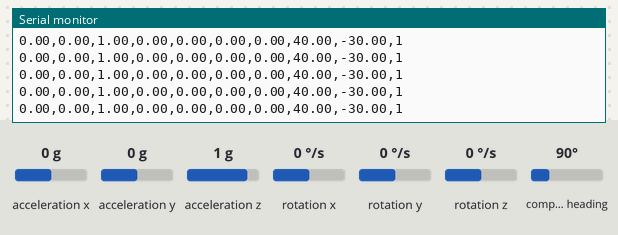
Bench run of a sketch on a simulated Arduino Nano 33 BLE. On the bench: the last lines printed to the serial monitor. The test bench sets the inputs (shaded band); at power-on: acceleration x 0 g, acceleration y 0 g, acceleration z 1 g, rotation x 0 °/s, rotation y 0 °/s, rotation z 0 °/s, compass heading 90°.

Above: at 1.2 s.
1.3 s: acceleration x set to -1.4 g
At 1.59 s:
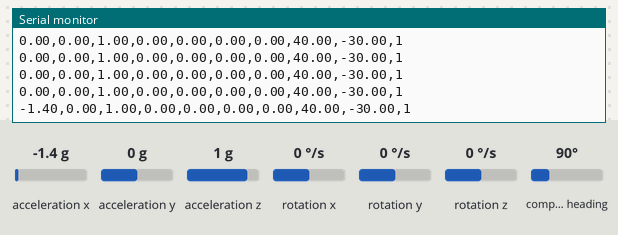
2.8 s: acceleration y set to -1.4 g
At 2.81 s:
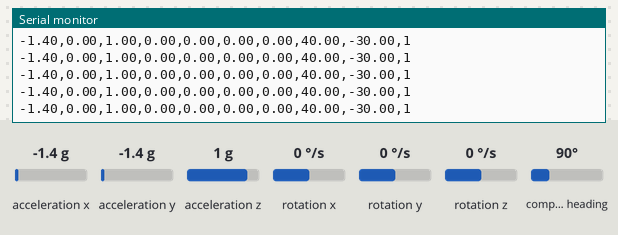
4.3 s: acceleration z set to -1.4 g
At 4.45 s:
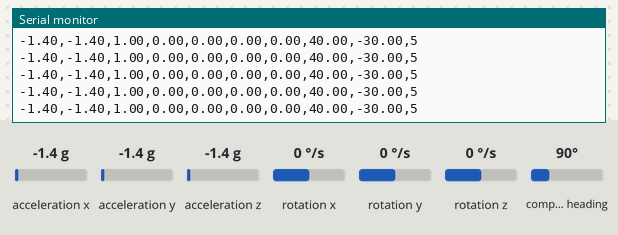
5.8 s: rotation x set to -192 °/s
At 5.87 s:
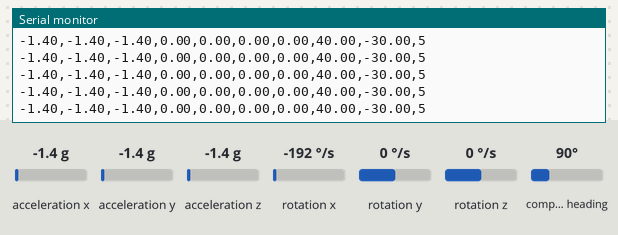
7.3 s: rotation y set to -192 °/s
At 7.3 s:
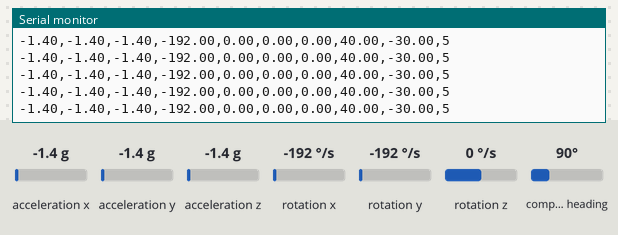

Measured:
- after the input at 1.3 s, the serial monitor: prints a new line after 0.13 s (image 1)

The sketch:

5_position_data_collection.ino
```cpp
#include <Arduino_LSM9DS1.h>                                        // IMU Sensor Library

float accel_x, accel_y, accel_z, mag_x, mag_y, mag_z, gyro_x, gyro_y, gyro_z;             //Variables to store IMU readings
int ThetaY=0;                                                        //Variable to store theta (in degrees)
int ThetaZ=0;
#define PI 3.1415926535897932384626433832795                        //Constant PI

void setup() {
  Serial.begin(115200);
  while (!Serial);
  Serial.println("Started");
  if (!IMU.begin()) {
    Serial.println("Failed to initialize IMU!");                    //Initialize IMU Sensor
    while (1);
  }

}

void loop() {
  if (IMU.accelerationAvailable() & IMU.gyroscopeAvailable() & IMU.magneticFieldAvailable()) {                                //Checking if sensor is available
    IMU.readAcceleration(accel_x, accel_y, accel_z);
    IMU.readGyroscope(gyro_x, gyro_y, gyro_z);
    IMU.readMagneticField(mag_x, mag_y, mag_z);                                 //Reading the IMU readings in x,y,z direction
  }
  ThetaY=atan(accel_y/accel_z)*(180/PI);                                         //Calulating the theta with respect to the gravity vector
  ThetaZ=atan(accel_x/accel_z)*(180/PI);
  Serial.print(accel_x);
  Serial.print(",");
  Serial.print(accel_y);
  Serial.print(",");
  Serial.print(accel_z);
  Serial.print(",");
  Serial.print(gyro_x);
  Serial.print(",");
  Serial.print(gyro_y);
  Serial.print(",");
  Serial.print(gyro_z);
  Serial.print(",");
  Serial.print(mag_x);
  Serial.print(",");
  Serial.print(mag_y);
  Serial.print(",");
  Serial.print(mag_z);
  Serial.print(",");
  if((ThetaY<10 && ThetaY>-10) && accel_z>0){                               //Supine Condition
    Serial.println(1);

  }
  else if((ThetaY<10 && ThetaY>-10) && accel_z<0){
    Serial.println(2);

  }
  else if((ThetaY<=100 && ThetaY>80) || (ThetaY<-80 && ThetaY>=-100)&&(abs(accel_y)>0.85 && abs(accel_y)<1.1)){  //Side wise Condition
    Serial.println(3);
   // blink();
   // blink();
    //blink();
  }
  else if((ThetaZ>80 && ThetaZ<100)&&(accel_x>0.85&&accel_x<1.1)){
    Serial.println(4);
  }
  else
    Serial.println(5);                               //Other
    //digitalWrite(LED_BUILTIN, LOW);
    //delay(1000);
  delay(200);                                                     //Delay between each reading
}
```
